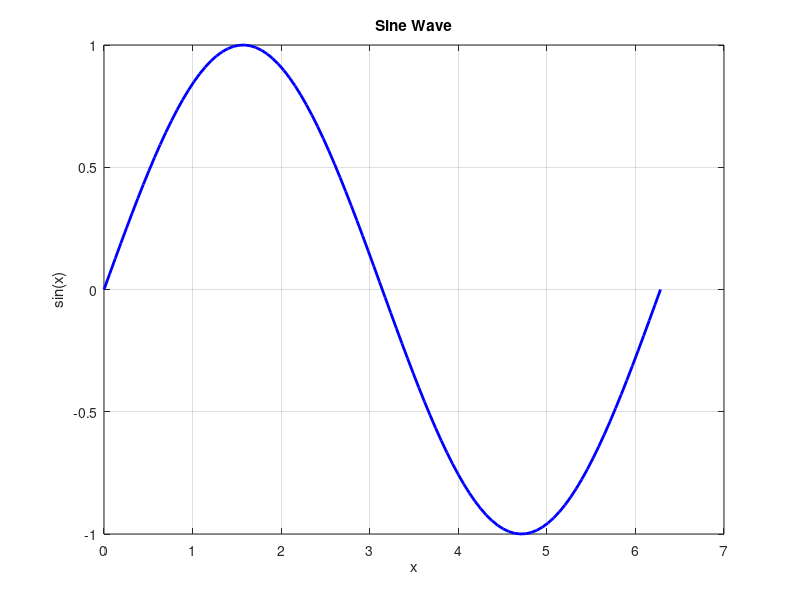
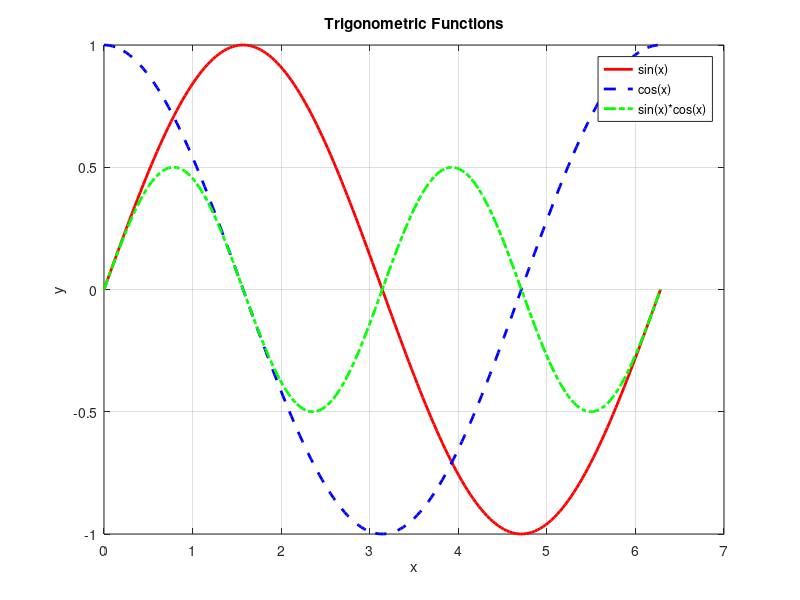
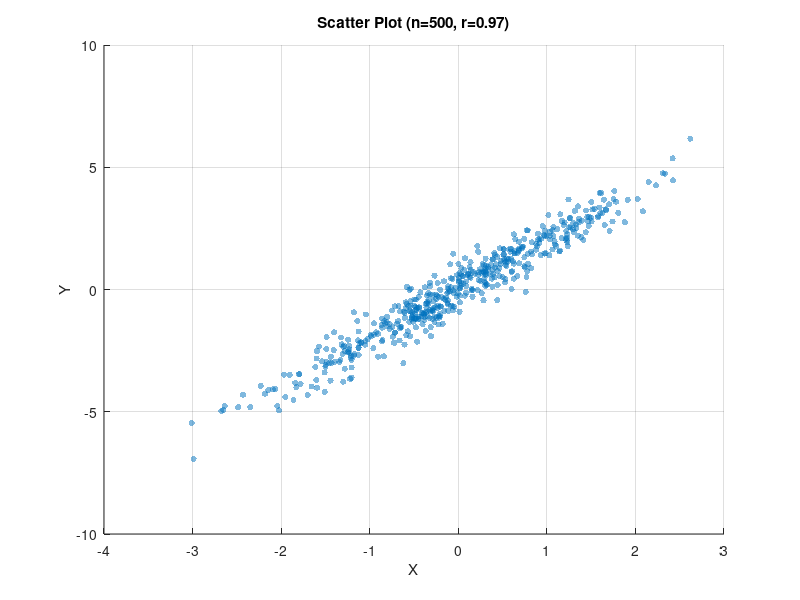
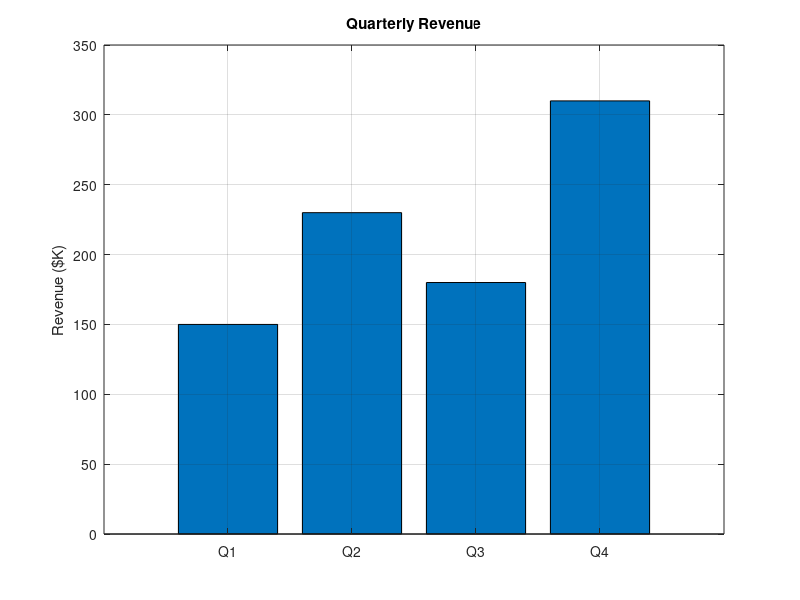

Here is the MATLAB script that generated these plots, in order: (Note: this script raises an error after producing the figures.)
%% MATLAB MCP Server — Plotting Examples
% Figures are auto-converted to interactive Plotly JSON + static PNG.
% Ask your AI agent to run any of these!

%% 1. Simple Line Plot
x = linspace(0, 2*pi, 100);
y = sin(x);
figure;
plot(x, y, 'b-', 'LineWidth', 2);
xlabel('x');
ylabel('sin(x)');
title('Sine Wave');
grid on;

%% 2. Multiple Lines
x = linspace(0, 2*pi, 200);
figure;
plot(x, sin(x), 'r-', 'LineWidth', 2); hold on;
plot(x, cos(x), 'b--', 'LineWidth', 2);
plot(x, sin(x) .* cos(x), 'g-.', 'LineWidth', 2);
legend('sin(x)', 'cos(x)', 'sin(x)*cos(x)');
xlabel('x'); ylabel('y');
title('Trigonometric Functions');
grid on;

%% 3. Scatter Plot
n = 500;
x = randn(n, 1);
y = 2*x + randn(n, 1) * 0.5;
figure;
scatter(x, y, 20, 'filled', 'MarkerFaceAlpha', 0.5);
xlabel('X'); ylabel('Y');
title(sprintf('Scatter Plot (n=%d, r=%.2f)', n, corr(x, y)));
grid on;

%% 4. Bar Chart
categories = {'Q1', 'Q2', 'Q3', 'Q4'};
revenue = [150 230 180 310];
figure;
bar(revenue);
set(gca, 'XTickLabel', categories);
ylabel('Revenue ($K)');
title('Quarterly Revenue');
grid on;

%% 5. Histogram
data = randn(10000, 1);
figure;
histogram(data, 50, 'FaceColor', [0.2 0.6 0.8], 'EdgeColor', 'white');
xlabel('Value');
ylabel('Count');
title('Normal Distribution (10,000 samples)');

%% 6. Surface Plot (3D)
[X, Y] = meshgrid(-3:0.1:3, -3:0.1:3);
Z = peaks(X, Y);
figure;
surf(X, Y, Z);
xlabel('X'); ylabel('Y'); zlabel('Z');
title('Peaks Function');
colorbar;
shading interp;

%% 7. Subplots
t = linspace(0, 1, 1000);
figure;
subplot(2,2,1);
plot(t, sin(2*pi*5*t)); title('5 Hz');
subplot(2,2,2);
plot(t, sin(2*pi*10*t)); title('10 Hz');
subplot(2,2,3);
plot(t, sin(2*pi*20*t)); title('20 Hz');
subplot(2,2,4);
plot(t, sin(2*pi*5*t) + sin(2*pi*20*t)); title('5 + 20 Hz');
sgtitle('Signal Frequencies');

%% 8. Heatmap / Image
data = rand(20, 20);
figure;
imagesc(data);
colorbar;
title('Random Heatmap');
xlabel('Column'); ylabel('Row');
